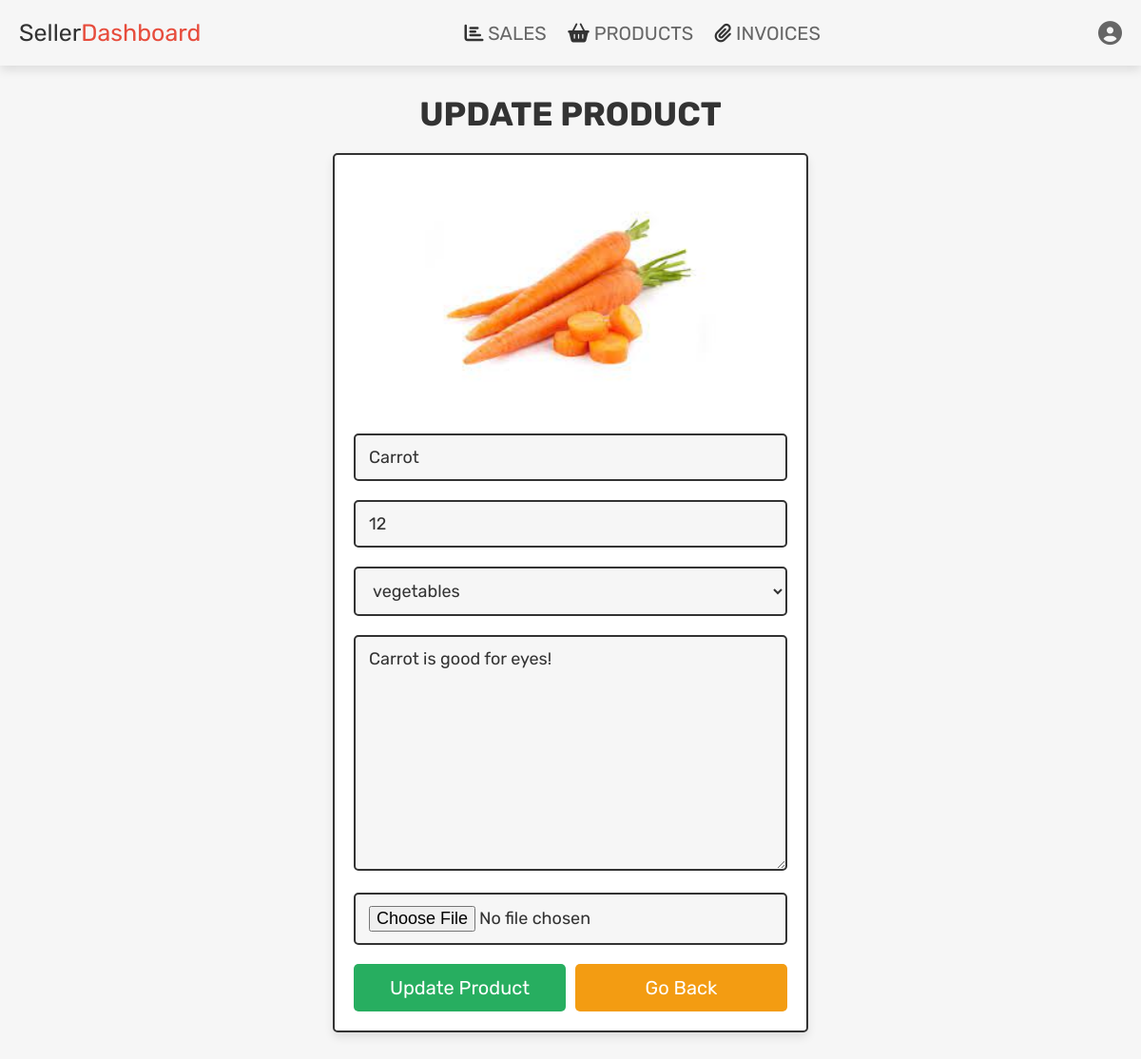
The app's page /seller_update_product.php?update=24 (signed in) with its own data.
### tables this page shows
CREATE TABLE `products` (
  `id` int(100) NOT NULL,
  `name` varchar(100) NOT NULL,
  `category` varchar(20) NOT NULL,
  `details` varchar(500) NOT NULL,
  `price` int(100) NOT NULL,
  `image` varchar(100) NOT NULL,
  `sold` int(100) NOT NULL
);

### seller_update_product.php (the view, shortened to what this page needs)
<?php
@include 'config.php';
?>
<!DOCTYPE html>
<html lang="en">
<head>
   <link rel="stylesheet" href="https://cdnjs.cloudflare.com/ajax/libs/font-awesome/6.1.1/css/all.min.css">
   <link rel="stylesheet" href="css/admin_style.css">
</head>
<body>
<?php include 'seller_header.php'; ?>
<section class="update-product">
   <h1 class="title">update product</h1>
   <?php
      $update_id = $_GET['update'];
      $select_products = $conn->prepare("SELECT * FROM `products` WHERE id = ?");
      $select_products->execute([$update_id]);
      if($select_products->rowCount() > 0){
         while($fetch_products = $select_products->fetch(PDO::FETCH_ASSOC)){
   ?>
   <form action="" method="post" enctype="multipart/form-data">
      <img src="uploaded_img/<?= $fetch_products['image']; ?>" alt="">
      <input type="text" name="name" placeholder="enter product name" required class="box" value="<?= $fetch_products['name']; ?>">
      <input type="number" name="price" min="0" placeholder="enter product price" required class="box" value="<?= $fetch_products['price']; ?>">
      <select name="category" class="box" required>
         <option selected><?= $fetch_products['category']; ?></option>
      </select>
      <textarea name="details" required placeholder="enter product details" class="box" cols="30" rows="10"><?= $fetch_products['details']; ?></textarea>
      <input type="file" name="image" class="box" accept="image/jpg, image/jpeg, image/png">
      <div class="flex-btn">
         <input type="submit" class="btn" value="update product" name="update_product">
         <a href="admin_products.php" class="option-btn">go back</a>
      </div>
   </form>
   <?php
         }
      }else{
         echo '<p class="empty">no products found!</p>';
      }
   ?>
</section>
</body>
</html>

### css/admin_style.css (style rules this page uses)
.update-product form { max-width: 50rem; padding:2rem; margin:0 auto; text-align: center; border:var(--border); box-shadow: var(--box-shadow); background-color: var(--white); border-radius: .5rem; }
.update-product form img { height: 25rem; object-fit: cover; margin-bottom: 1rem; }
.update-product form .box { width: 100%; border:var(--border); background-color: var(--white); border-radius: .5rem; background-color: var(--light-bg); padding:1.2rem 1.4rem; font-size: 1.8rem; color:var(--black); margin:1rem 0; }

### css/components.css (style rules this page uses)
:root { --green:#27ae60; --orange:#f39c12; --red:#e74c3c; --black:#333; --light-color:#666; --white:#fff; --light-bg:#f6f6f6; --border:.2rem solid var(--black); --box-shadow:0 .5rem 1rem rgba(0,0,0,.1); }
* { font-family: 'Rubik', sans-serif; margin:0; padding:0; box-sizing: border-box; outline: none; border:none; text-decoration: none; color:var(--black); }
body { background-color: var(--light-bg); }
html { font-size: 62.5%; overflow-x: hidden; scroll-behavior: smooth; scroll-padding-top: 6.5rem; }
section { padding:3rem 2rem; max-width: 1200px; margin:0 auto; }
.btn, .delete-btn, .option-btn { display: block; width: 100%; margin-top: 1rem; border-radius: .5rem; color:var(--white); font-size: 2rem; padding:1.3rem 3rem; text-transform: capitalize; cursor: pointer; text-align: center; }
.btn { background-color: var(--green); }
.option-btn { background-color: var(--orange); }
.flex-btn { display: flex; flex-wrap: wrap; gap:1rem; }
.flex-btn > * { flex:1; }
.title { text-align: center; margin-bottom: 2rem; text-transform: uppercase; color:var(--black); font-size: 3.5rem; }

### records on screen
products: image (picture), name "Carrot", price "12", category "vegetables", details "Carrot is good for eyes!"
